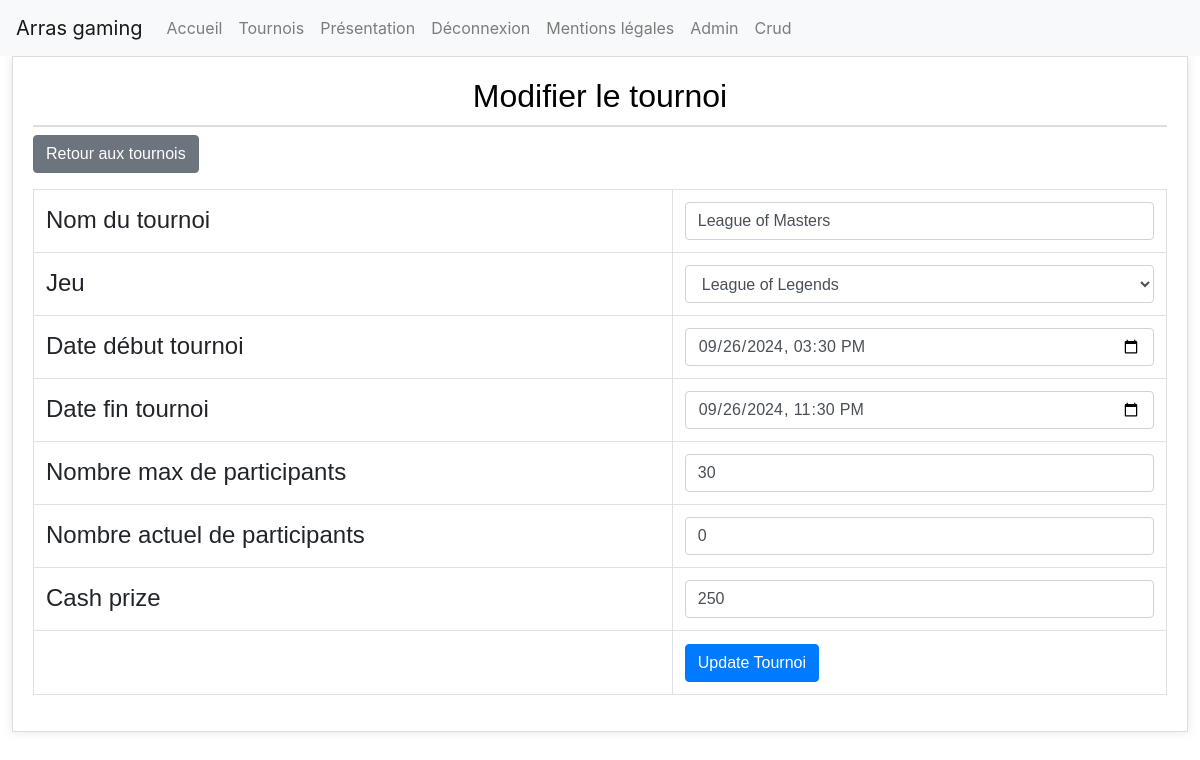
The page /admin/tournois/edit_tournois.php?id=8 (signed in) on the database its author committed.
### tables this page shows
CREATE TABLE `tournois` (
  `id` int NOT NULL,
  `nom` varchar(100) NOT NULL,
  `id_jeux` int NOT NULL,
  `debut_tournois` datetime NOT NULL,
  `fin_tournois` datetime NOT NULL,
  `nbr_pers_max` int NOT NULL,
  `nbr_pers_actuel` int NOT NULL DEFAULT '0',
  `cash_prize` int DEFAULT NULL
);

### admin/tournois/edit_tournois.php (the view, shortened to what this page needs)
<!DOCTYPE html>
<html lang="fr">
<head>
    <link rel="stylesheet" href="style.css">
    <link rel="stylesheet" href="https://stackpath.bootstrapcdn.com/bootstrap/4.3.1/css/bootstrap.min.css">
</head>
<body>
     <?php require_once("../../hautbas/header.php"); ?>
    <main>
        <?php
        $id = $_GET['id'];
        $stmt = $pdo->prepare("SELECT * FROM tournois WHERE id = ?");
        $stmt->execute([$id]);
        $tournoi = $stmt->fetch(PDO::FETCH_ASSOC);
        $nom = $tournoi['nom'];
        $debut_tournois = $tournoi['debut_tournois'];
        $fin_tournois = $tournoi['fin_tournois'];
        $nbr_pers_max = $tournoi['nbr_pers_max'];
        $nbr_pers_actuel = $tournoi['nbr_pers_actuel'];
        $cash_prize = $tournoi['cash_prize'];
        ?>
        <h2>Modifier le tournoi</h2>
        <p><a href="crud_tournois.php" class="btn btn-secondary">Retour aux tournois</a></p>
        <form action="" method="post" name="edit_tournois">
            <table class="table table-bordered" width="50%">
                <tr>
                    <td>Nom du tournoi</td>
                    <td><input type="text" name="nom" class="form-control" value="<?php echo $nom; ?>"></td>
                </tr>
                <tr>
                    <td>Jeu</td>
                    <td>
                        <select name="id_jeux" class="form-control">
                            <?php
                            $stmt = $pdo->query("SELECT * FROM jeux");
                            while ($row = $stmt->fetch()) {
                                $selected = ($row['id']) ? 'selected' : '';
                                echo "<option value='" . $row['id'] . "' $selected>" . $row['nom'] . "</option>";
                            }
                            ?>
                        </select>
                    </td>
                </tr>
                <tr>
                    <td>Date début tournoi</td>
                    <td><input type="datetime-local" name="debut_tournois" class="form-control" value="<?php echo $debut_tournois; ?>"></td>
                </tr>
                <tr>
                    <td>Date fin tournoi</td>
                    <td><input type="datetime-local" name="fin_tournois" class="form-control" value="<?php echo $fin_tournois; ?>"></td>
                </tr>
                <tr>
                    <td>Nombre max de participants</td>
                    <td><input type="number" name="nbr_pers_max" class="form-control" value="<?php echo $nbr_pers_max; ?>"></td>
                </tr>
                <tr>
                    <td>Nombre actuel de participants</td>
                    <td><input type="number" name="nbr_pers_actuel" class="form-control" value="<?php echo $nbr_pers_actuel; ?>"></td>
                </tr>
                <tr>
                    <td>Cash prize</td>
                    <td><input type="number" name="cash_prize" class="form-control" value="<?php echo $cash_prize; ?>"></td>
                </tr>
                <tr>
                    <td><input type="hidden" name="id" value="<?php echo $id; ?>"></td>
                    <td><input type="submit" name="update" class="btn btn-primary" value="Update Tournoi"></td>
                </tr>
            </table>
        </form>
    </main>
</body>
</html>

### css/style.css (style rules this page uses)
main { margin-left: 1%; font-family: Arial, sans-serif; font-size: 150%; text-align: justify; display: flex; padding-bottom: 50px; }
body { font-family: Arial, sans-serif; line-height: 1.6; margin: 20px; background-color: #f9f9f9; }
main { max-width: 98% !important; margin: auto; margin-top: 5%; padding: 20px; background-color: #fff; border: 1px solid #ddd; box-shadow: 0 0 10px rgba(0, 0, 0, 0.1); margin: auto; }
h1, h2 { color: #333; text-align: center; }
h2 { margin-top: 30px; font-size: 28px; border-bottom: 2px solid #ddd; padding-bottom: 10px; color: #000000; }
p { margin: 15px 0; font-size: 18px; color: #555; }
a { color: #337ab7; text-decoration: none; }

### rows shown on the page
tournois: nom "League of Masters", debut_tournois "09/26/2024 15:30", fin_tournois "09/26/2024 23:30", nbr_pers_max "30", nbr_pers_actuel "0", cash_prize "250"

### other values the page prints
$_SESSION['pseudo'] "Admin"
form field id_jeux "League of Legends"
